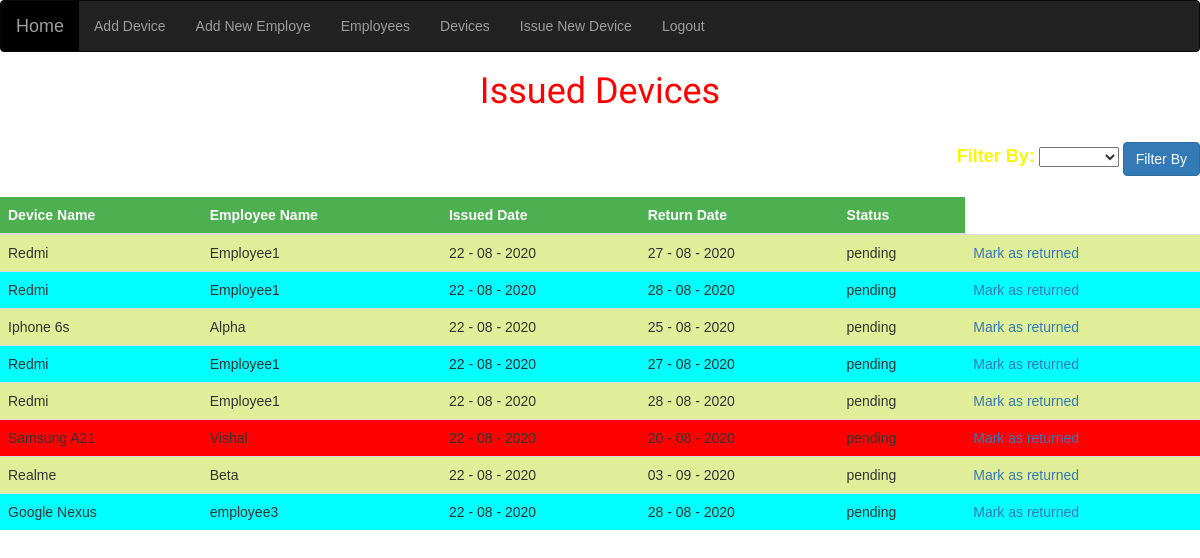
The app's page /code/Welcome.php (signed in) with its own data.
### tables this page shows
CREATE TABLE `welcome` (
  `id` int(10) NOT NULL,
  `deviceId` int(10) NOT NULL,
  `empID` int(10) NOT NULL,
  `issuedate` datetime NOT NULL DEFAULT current_timestamp(),
  `returndate` date NOT NULL DEFAULT current_timestamp(),
  `devstatus` varchar(20) NOT NULL DEFAULT 'pending'
);

CREATE TABLE `device_data` (
  `device_id` int(11) NOT NULL,
  `device_name` varchar(20) DEFAULT NULL,
  `total_inventory` int(10) DEFAULT NULL,
  `available_inventory` int(11) DEFAULT NULL
);

CREATE TABLE `employee_data` (
  `Employee_ID` int(11) NOT NULL,
  `Name` varchar(20) NOT NULL,
  `E-mail` varchar(30) NOT NULL
);

### code/Welcome.php (the view, shortened to what this page needs)
<?php
require 'db_config.php';
require 'navbar.php';
?>
<div id="txt">
<h1 align=center> Issued Devices</h1>
</div>
<link rel="stylesheet" type="text/css" href="style.css">
<form action="Welcome.php" method="post">
        <div class="form-group" style="float:right">
            <label id=heading1 for="sel1">Filter By:</label>
                <select class="selectpicker form-group" data-width="20%" name="filterBy" id="filter">
                </select>
            <input class="btn btn-primary" type="submit" name="filter" value="Filter By"><br>
        </div>
<table class="table" id="myTable">
            <thead>
                <tr>
                    <th scope="col">Device Name</th>
                    <th scope="col">Employee Name</th>
                    <th scope="col">Issued Date</th>
                    <th scope="col">Return Date</th>
                    <th scope="col">Status</th>
                </tr>
            </thead>
            <tbody>
                <?php
                $today = date("Y-m-d");
                if(isset($_POST['filter']) and $_POST['filterBy']=== 'returned' )
                {
                    $sql = "SELECT * FROM welcome WHERE devstatus='returned'";
                    $filter_result = mysqli_query($conn,$sql);
                }
                else{
                    $sql = "SELECT * FROM welcome WHERE devstatus='pending'";
                    $filter_result = mysqli_query($conn,$sql);
                }
                while ($row = mysqli_fetch_array($filter_result)) {
                    if($today>$row['returndate'] and $row['devstatus']=="pending"){
                        echo "<tr style='background-color:red'>";
                    }
                    else{
                     echo "<tr>";
                    }
                    $sql3="Select Name from employee_data d inner join welcome w on d.Employee_ID=w.empID where w.empID=".$row['empID']."";
                    $mera=mysqli_query($conn,$sql3);
                    $followingdata = $mera->fetch_assoc();
                    $sql4="Select device_name from device_data d inner join welcome w on d.device_id=w.deviceId where w.deviceId=".$row['deviceId']."";
                    $mera1=mysqli_query($conn,$sql4);
                    $followingdata1 = $mera1->fetch_assoc();
                              echo "<td>". $followingdata1['device_name']. "</td>
                                    <td>" . $followingdata['Name'] . "</td>
                                    <td>" . date("d - m - Y", strtotime($row['issuedate'])) . "</td>
                                    <td>" . date("d - m - Y", strtotime($row['returndate'])) . "</td>
                                    <td>" . $row['devstatus'] . "</td>";
                                    if($row['devstatus']=="pending"){
                                    echo "<td><a href='Welcome.php?id=".$row['id']."&devId=".$row['deviceId']."'>Mark as returned</a></td>";
                                   }
                                echo "</tr>";
                }
                ?>
            </tbody>
        </table>
</form>

### code/style.css (style rules this page uses)
html, body { background: repeating-radial-gradient(skyblue, transparent 100px) }
th, td { text-align: left; padding: 8px; }
tr:nth-child(even) { background-color: aqua }
tr:nth-child(odd) { background-color: rgb(225, 238, 153) }
th { background-color: #4CAF50; color: white; }
#txt { font-family: "Sofia"; font-size: 22px; }
html, body { background-image: url('http://getwallpapers.com/wallpaper/full/a/5/d/544750.jpg'); background-size: cover; background-repeat: no-repeat; height: 100%; font-family: 'Numans', sans-serif; }
#txt { color: red }
#heading1 { color: rgb(250, 246, 7); font-size: large }
::placeholder { color: red; opacity: 1; color: green; ; }

### records on screen
welcome: device_data.device_name "Redmi", employee_data.Name "Employee1", issuedate "22 - 08 - 2020", returndate "27 - 08 - 2020", devstatus "pending"
welcome: device_data.device_name "Redmi", employee_data.Name "Employee1", issuedate "22 - 08 - 2020", returndate "28 - 08 - 2020", devstatus "pending"
welcome: device_data.device_name "Iphone 6s", employee_data.Name "Alpha", issuedate "22 - 08 - 2020", returndate "25 - 08 - 2020", devstatus "pending"
welcome: device_data.device_name "Redmi", employee_data.Name "Employee1", issuedate "22 - 08 - 2020", returndate "27 - 08 - 2020", devstatus "pending"
welcome: device_data.device_name "Redmi", employee_data.Name "Employee1", issuedate "22 - 08 - 2020", returndate "28 - 08 - 2020", devstatus "pending"
welcome: device_data.device_name "Samsung A21", employee_data.Name "Vishal", issuedate "22 - 08 - 2020", returndate "20 - 08 - 2020", devstatus "pending"
welcome: device_data.device_name "Realme", employee_data.Name "Beta", issuedate "22 - 08 - 2020", returndate "03 - 09 - 2020", devstatus "pending"
welcome: device_data.device_name "Google Nexus", employee_data.Name "employee3", issuedate "22 - 08 - 2020", returndate "28 - 08 - 2020", devstatus "pending"
